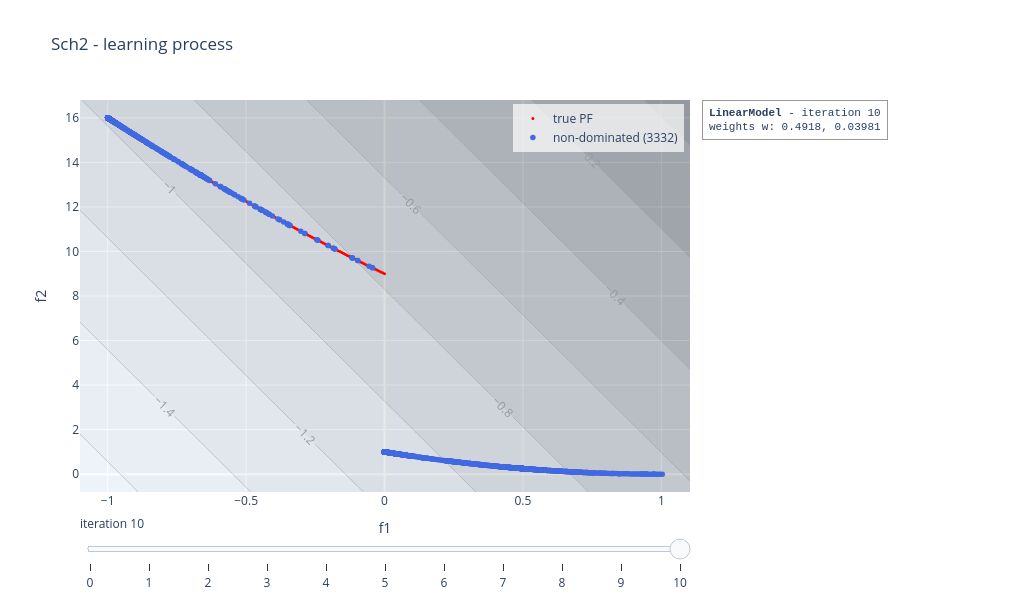

Source (notebook cell):
### Code cell
linear_model.visualise("learning", plot_scalarisation = True, show = False)

### Figure 1 — Plotly figure (JSON) as saved in the notebook; plotly's stock layout.template omitted (floating-point values rounded to 4 significant figures; data arrays with more than 128 entries replaced by an {"elided": "..."} marker saying what was removed)
{"data": [{"marker": {"color": "red", "size": 3}, "mode": "markers", "name": "true PF", "type": "scatter", "x": {"elided": "300 float values"}, "y": {"elided": "300 float values"}}, {"marker": {"color": "royalblue", "size": 5.5}, "mode": "markers", "name": "non-dominated (3332)", "type": "scatter", "x": {"elided": "3332 float values"}, "y": {"elided": "3332 float values"}}, {"colorscale": [[0, "rgb(255,255,255)"], [0.125, "rgb(240,240,240)"], [0.25, "rgb(217,217,217)"], [0.375, "rgb(189,189,189)"], [0.5, "rgb(150,150,150)"], [0.625, "rgb(115,115,115)"], [0.75, "rgb(82,82,82)"], [0.875, "rgb(37,37,37)"], [1, "rgb(0,0,0)"]], "contours": {"showlabels": true}, "opacity": 0.35, "showlegend": false, "showscale": false, "type": "contour", "x": [-1.1, -1.063, -1.025, -0.9881, -0.9508, -0.9134, -0.8761, -0.8387, -0.8014, -0.764, -0.7267, -0.6893, -0.6519, -0.6146, -0.5772, -0.5399, -0.5025, -0.4652, -0.4278, -0.3905, -0.3531, -0.3158, -0.2784, -0.2411, -0.2037, -0.1664, -0.129, -0.09167, -0.05431, -0.01696, 0.02039, 0.05774, 0.09509, 0.1324, 0.1698, 0.2072, 0.2445, 0.2819, 0.3192, 0.3566, 0.3939, 0.4313, 0.4686, 0.506, 0.5433, 0.5807, 0.618, 0.6554, 0.6927, 0.7301, 0.7674, 0.8048, 0.8421, 0.8795, 0.9168, 0.9542, 0.9915, 1.029, 1.066, 1.104], "y": [-0.8, -0.5017, -0.2034, 0.09492, 0.3932, 0.6915, 0.9898, 1.288, 1.586, 1.885, 2.183, 2.481, 2.78, 3.078, 3.376, 3.675, 3.973, 4.271, 4.569, 4.868, 5.166, 5.464, 5.763, 6.061, 6.359, 6.658, 6.956, 7.254, 7.553, 7.851, 8.149, 8.447, 8.746, 9.044, 9.342, 9.641, 9.939, 10.24, 10.54, 10.83, 11.13, 11.43, 11.73, 12.03, 12.33, 12.62, 12.92, 13.22, 13.52, 13.82, 14.12, 14.41, 14.71, 15.01, 15.31, 15.61, 15.91, 16.2, 16.5, 16.8], "z": {"elided": "60x60 float values"}}], "layout": {"annotations": [{"align": "left", "bgcolor": "rgba(255,255,255,0.85)", "bordercolor": "#999999", "borderpad": 6, "borderwidth": 1, "font": {"family": "Courier New, monospace", "size": 11}, "showarrow": false, "text": "<b>LinearModel</b> - iteration 10<br>weights w: 0.4918, 0.03981", "x": 1.02, "xanchor": "left", "xref": "paper", "y": 1, "yanchor": "top", "yref": "paper"}], "height": 600, "legend": {"bgcolor": "rgba(255,255,255,0.7)", "x": 0.99, "xanchor": "right", "y": 0.99, "yanchor": "top"}, "margin": {"r": 330}, "showlegend": true, "sliders": [{"active": 10, "currentvalue": {"prefix": "iteration "}, "steps": [{"args": [["0"], {"frame": {"redraw": true}, "mode": "immediate"}], "label": "0", "method": "animate"}, {"args": [["1"], {"frame": {"redraw": true}, "mode": "immediate"}], "label": "1", "method": "animate"}, {"args": [["2"], {"frame": {"redraw": true}, "mode": "immediate"}], "label": "2", "method": "animate"}, {"args": [["3"], {"frame": {"redraw": true}, "mode": "immediate"}], "label": "3", "method": "animate"}, {"args": [["4"], {"frame": {"redraw": true}, "mode": "immediate"}], "label": "4", "method": "animate"}, {"args": [["5"], {"frame": {"redraw": true}, "mode": "immediate"}], "label": "5", "method": "animate"}, {"args": [["6"], {"frame": {"redraw": true}, "mode": "immediate"}], "label": "6", "method": "animate"}, {"args": [["7"], {"frame": {"redraw": true}, "mode": "immediate"}], "label": "7", "method": "animate"}, {"args": [["8"], {"frame": {"redraw": true}, "mode": "immediate"}], "label": "8", "method": "animate"}, {"args": [["9"], {"frame": {"redraw": true}, "mode": "immediate"}], "label": "9", "method": "animate"}, {"args": [["10"], {"frame": {"redraw": true}, "mode": "immediate"}], "label": "10", "method": "animate"}]}], "title": {"text": "Sch2 - learning process"}, "width": 1020, "xaxis": {"range": [-1.1, 1.104], "title": {"text": "f1"}}, "yaxis": {"range": [-0.8, 16.8], "title": {"text": "f2"}}}}
